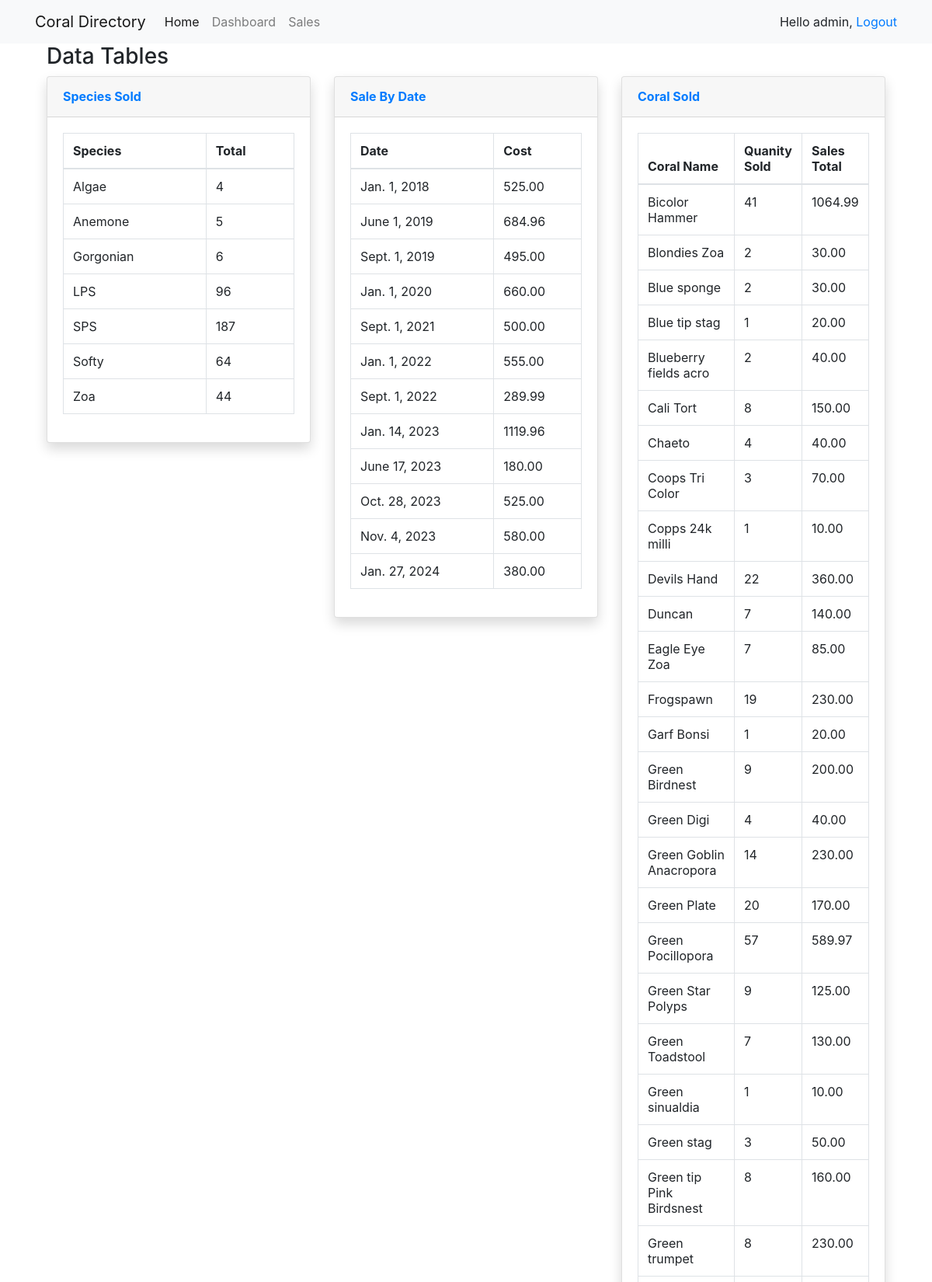
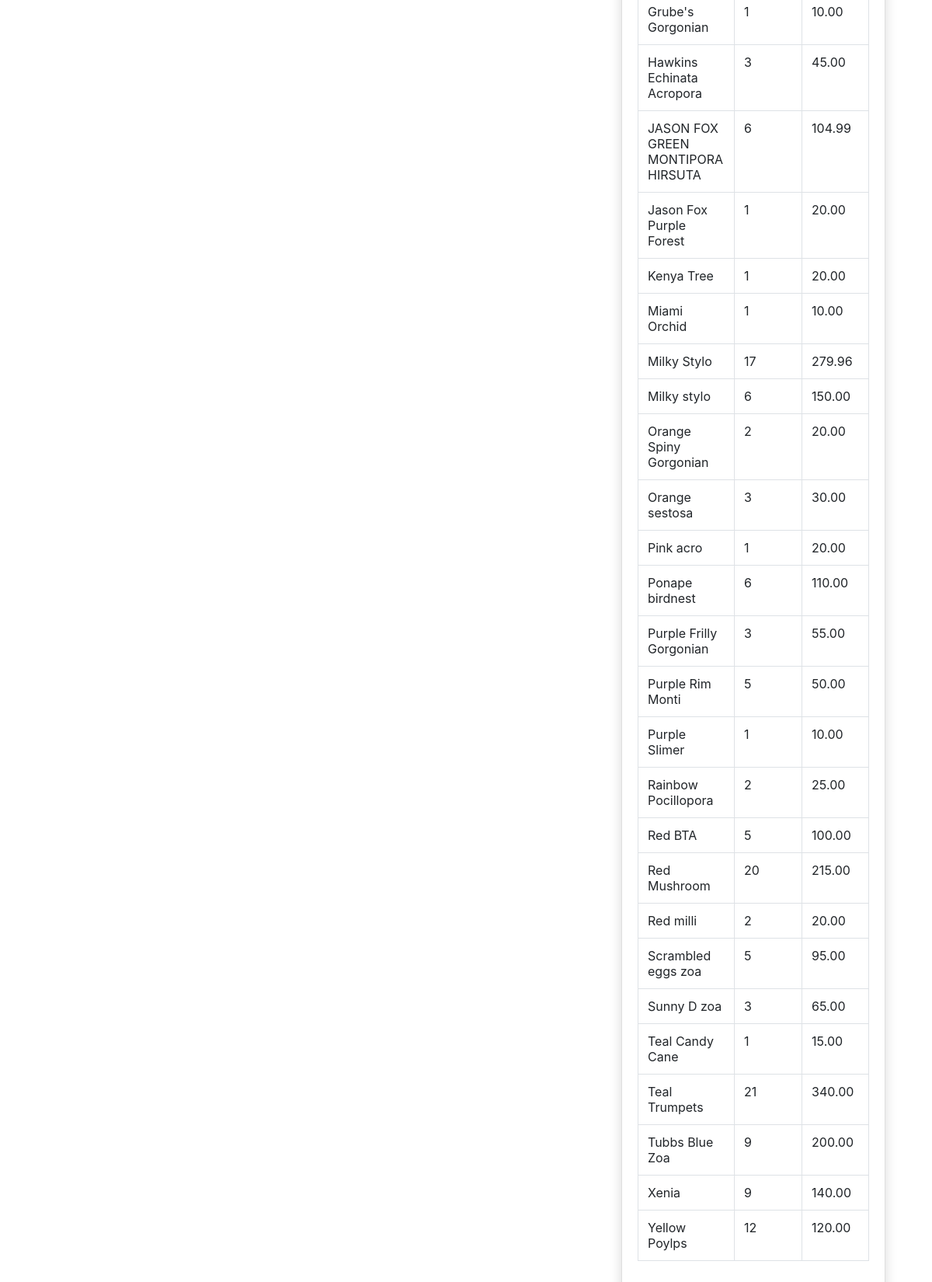
Page /sales/tables/ (signed in) on the committed database (2 pictures, top to bottom).
### sales/models.py (models this page shows)
class coral_sale(models.Model):
    coral_name = models.CharField(max_length=100)
    sale_price = models.DecimalField(max_digits=6, decimal_places=2)  # I don't care about time here
    sale_date = models.DateField()
    species = models.CharField(max_length=20)
    user = models.ForeignKey(User, on_delete=models.CASCADE)

### sales/views.py (the view)
# urls.py: path("tables/", views.sale_tables, name="tables"),
def sale_tables(request):
    coral_species = coral_sale.objects.filter().values('species').order_by('species').annotate(species_amount=Count('species'))
    coral_sold = coral_sale.objects.filter().values('coral_name').order_by('coral_name').annotate(coral_sum=Sum('sale_price')).annotate(coral_amount=Count('coral_name'))
    values = coral_sale.objects.filter().values('sale_date').order_by('sale_date').annotate(sum=Sum('sale_price'))
    context = {
    'sale_date': values,
    'spi' : coral_species,
    'coral' : coral_sold,
    }
    return render(request, 'tables.html', context)

### sales/templates/tables.html
{% extends "base.html" %}
{% load static %}
{% block page_content %}
<div class="container-fluid">
    <h1 class="h3 mb-2 text-gray-800">Data Tables</h1>
        <div class="row">
            <div class="col-xl-4 col-lg-5">
                <div class="card shadow mb-4">
                    <div class="card-header py-3 d-flex flex-row align-items-center justify-content-between">
                        <h6 class="m-0 font-weight-bold text-primary">Species Sold</h6>
                    </div>
                <div class="card-body">
                    <div class="table-responsive">
                        <table class="table table-bordered">
                            <thead>
                                <tr>
                                    <th scope="col">Species</th>
                                    <th scope="col">Total</th>
                                </tr>
                            </thead>
                            <tbody>
                                {% for a in spi %}
                                <tr>
                                    <td>{{ a.species }}</td>
                                    <td>{{ a.species_amount }}</td>
                                </tr>
                                {% endfor %}
                            </tbody>
                        </table>
                    </div>
                    </div>
                </div>
            </div>
            <div class="col-xl-4 col-lg-5">
                <div class="card shadow mb-4">
                    <div class="card-header py-3 d-flex flex-row align-items-center justify-content-between">
                        <h6 class="m-0 font-weight-bold text-primary">Sale By Date</h6>
                </div>
                <div class="card-body">
                    <div class="table-responsive">
                        <table class="table table-bordered" id="dataTable" width="100%" cellspacing="0">
                            <thead>
                                <tr>
                                    <th scope="col">Date</th>
                                    <th scope="col">Cost</th>
                                </tr>
                            </thead>
                            <tbody>
                                {% for date in sale_date %}
                                <tr>
                                    <td>{{ date.sale_date }}</td>
                                    <td>{{ date.sum|floatformat:2 }}</td>
                                </tr>
                                {% endfor %}
                            </tbody>
                        </table>
                    </div>
                    </div>
                </div>
            </div>
            <div class="col-xl-4 col-lg-5">
                <div class="card shadow mb-4">
                    <div class="card-header py-3 d-flex flex-row align-items-center justify-content-between">
                        <h6 class="m-0 font-weight-bold text-primary">Coral Sold</h6>
                    </div>
                    <div class="card-body">
                        <div class="table-responsive">
                            <table class="table table-bordered" id="dataTable" width="100%" cellspacing="0">
                                <thead>
                                    <tr>
                                        <th scope="col">Coral Name</th>
                                        <th scope="col">Quanity Sold</th>
                                        <th scope="col">Sales Total</th>
                                    </tr>
                                </thead>
                                <tbody>
                                    {% for c in coral %}
                                    <tr>
                                        <td>{{ c.coral_name }}</td>
                                        <td>{{ c.coral_amount }}</td>
                                        <td>{{ c.coral_sum | floatformat:2 }}</td>
                                    </tr>
                                    {% endfor %}
                                </tbody>
                            </table>
                        </div>
                    </div>
                </div>
            </div>
</div>
{% endblock %}

### coral/templates/base.html (shortened to what this page needs)
<link rel="stylesheet" href="https://stackpath.bootstrapcdn.com/bootstrap/4.1.3/css/bootstrap.min.css">
<nav class="navbar navbar-expand-lg navbar-light bg-light">
    <div class="container">
        <a class="navbar-brand" href="{% url 'index' %}">Coral Directory</a>
        <div class="collapse navbar-collapse" id="navbarSupportedContent">
          {% if request.user.is_authenticated %}
          <ul class="navbar-nav mr-auto">
            <li class="nav-item active">
              <a class="nav-link" href="{% url 'index' %}">Home</a>
            </li>
            <li class="nav-item">
              <a class="nav-link" a href="/dashboard">Dashboard</a>
            </li>
            <li class="nav-item">
              <a class="nav-link" a href="/sales">Sales</a>
            </li>
          </ul>
          {% endif %}
              <span class="user">
                {% if request.user.is_authenticated %}
                  Hello {{ request.user.first_name|default:request.user.username }},
                  <a href="{% url "logout" %}">Logout</a>
                {% else %}
                  <a href="{% url "login" %}">Log-in</a>
                {% endif %}
              </span>
        </div>
    </div>
</nav>
<div class="container">
    {% block page_content %}{% endblock %}
</div>

### rows in the picture
coral_sale: species "LPS", species_amount "96"
coral_sale: coral_name "Blue tip stag", coral_amount "1", coral_sum "20.00"
coral_sale: coral_name "Copps 24k milli", coral_amount "1", coral_sum "10.00"
coral_sale: coral_name "Garf Bonsi", coral_amount "1", coral_sum "20.00"
coral_sale: coral_name "Green sinualdia", coral_amount "1", coral_sum "10.00"
coral_sale: coral_name "Grube's Gorgonian", coral_amount "1", coral_sum "10.00"
coral_sale: coral_name "Jason Fox Purple Forest", coral_amount "1", coral_sum "20.00"
coral_sale: coral_name "Kenya Tree", coral_amount "1", coral_sum "20.00"
coral_sale: coral_name "Miami Orchid", coral_amount "1", coral_sum "10.00"
coral_sale: coral_name "Pink acro", coral_amount "1", coral_sum "20.00"
coral_sale: coral_name "Purple Slimer", coral_amount "1", coral_sum "10.00"
coral_sale: coral_name "Teal Candy Cane", coral_amount "1", coral_sum "15.00"

### other values in the picture
{{ request.user.first_name|default:request.user.username }} "admin"
{{ a.species }} "Algae" "Anemone" "Gorgonian" "SPS" "Softy" "Zoa"
{{ a.species_amount }} "4" "5" "6" "187" "64" "44"
{{ date.sale_date }} "Jan. 1, 2018" "June 1, 2019" "Sept. 1, 2019" "Jan. 1, 2020" "Sept. 1, 2021" "Jan. 1, 2022" "Sept. 1, 2022" "Jan. 14, 2023" "June 17, 2023" "Oct. 28, 2023" "Nov. 4, 2023" "Jan. 27, 2024"
{{ date.sum|floatformat:2 }} "525.00" "684.96" "495.00" "660.00" "500.00" "555.00" "289.99" "1119.96" "180.00" "525.00" "580.00" "380.00"
{{ c.coral_name }} "Bicolor Hammer" "Blondies Zoa" "Blue sponge" "Blueberry fields acro" "Cali Tort" "Chaeto" "Coops Tri Color" "Devils Hand" "Duncan" "Eagle Eye Zoa" "Frogspawn" "Green Birdnest" "Green Digi" "Green Goblin Anacropora" "Green Plate" "Green Pocillopora" "Green Star Polyps" "Green Toadstool" "Green stag" "Green tip Pink Birdsnest" "Green trumpet" "Hawkins Echinata Acropora" "JASON FOX GREEN MONTIPORA HIRSUTA" "Milky Stylo" "Milky stylo" "Orange Spiny Gorgonian" "Orange sestosa" "Ponape birdnest" "Purple Frilly Gorgonian" "Purple Rim Monti" "Rainbow Pocillopora" "Red BTA" "Red Mushroom" "Red milli" "Scrambled eggs zoa" "Sunny D zoa" "Teal Trumpets" "Tubbs Blue Zoa" "Xenia" "Yellow Poylps"
{{ c.coral_amount }} "41" "2" "2" "2" "8" "4" "3" "22" "7" "7" "19" "9" "4" "14" "20" "57" "9" "7" "3" "8" "8" "3" "6" "17" "6" "2" "3" "6" "3" "5" "2" "5" "20" "2" "5" "3" "21" "9" "9" "12"
{{ c.coral_sum | floatformat:2 }} "1064.99" "30.00" "30.00" "40.00" "150.00" "40.00" "70.00" "360.00" "140.00" "85.00" "230.00" "200.00" "40.00" "230.00" "170.00" "589.97" "125.00" "130.00" "50.00" "160.00" "230.00" "45.00" "104.99" "279.96" "150.00" "20.00" "30.00" "110.00" "55.00" "50.00" "25.00" "100.00" "215.00" "20.00" "95.00" "65.00" "340.00" "200.00" "140.00" "120.00"
